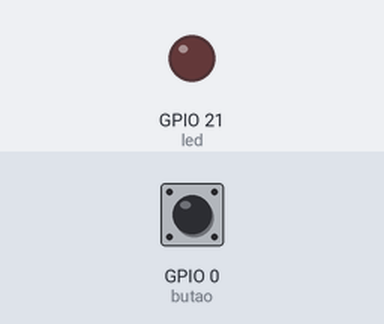
Simulated run of this sketch. Board: ESP32. On the bench: output pins drawn as LEDs (lit = HIGH). Inputs (shaded band) come from the test bench; at power-on: GPIO 0 (butao) HIGH.

Above: at 1.2 s.
1.3 s: GPIO 0 (butao) pulled LOW for 0.15 s
At 1.37 s:
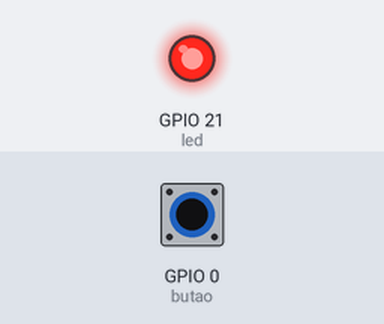
2.9 s: GPIO 0 (butao) pulled LOW for 3.2 s
At 6.9 s:
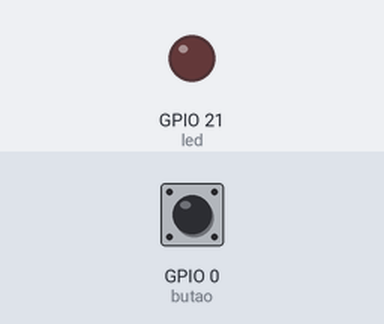
Timing chart, 0 to 8.4 s (numbered marks = the images above; inputs shaded):
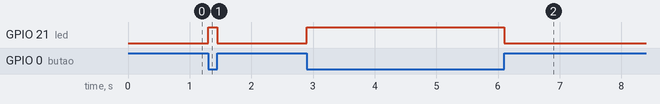

The sketch:

sketch.ino
```cpp
#define led 21
#define butao 0

void setup() {
  pinMode(led, OUTPUT);
  pinMode(butao, INPUT_PULLUP);
}

void loop() {
  if(digitalRead(butao) == LOW){
    digitalWrite(led, HIGH);
  } else{
    digitalWrite(led, LOW);
  }
}
```

Measured:
- after the input at 1.3 s, GPIO 21 (led): LOW → HIGH at once, → LOW 0.15 s later
- after the input at 2.9 s, GPIO 21 (led): LOW → HIGH at once, → LOW 3.2 s later
